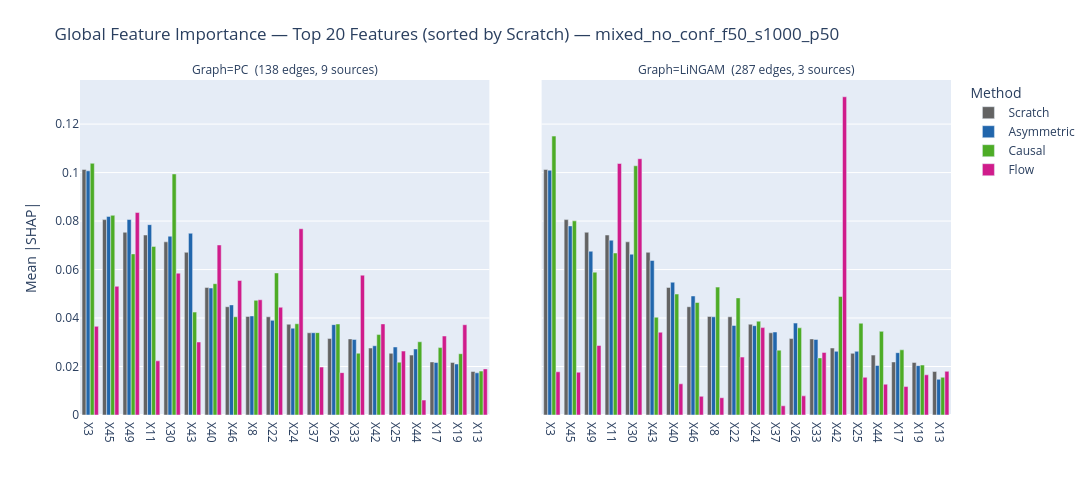

Notebook code cell kept with this figure:
### Markdown cell above
## 4. Global Feature Importance Comparison

Mean absolute SHAP value per feature.  
**Left panel** — ShapleyFromScratch + PC-graph methods.  
**Right panel** — ShapleyFromScratch + LiNGAM-graph methods.  
Features are sorted (left → right) by ShapleyFromScratch importance.

### Code cell
# ── Mean absolute SHAP per feature ───────────────────────────────────────
mean_abs = {name: np.abs(sv).mean(axis=0) for name, sv in shap_data.items()}

# Top-N features ranked by Scratch
scratch_rank  = np.argsort(mean_abs["Scratch"])[::-1][:N_TOP_FEATURES]
top_features  = [feature_names[i] for i in scratch_rank]

# ── Build long-format DataFrame (one row per feature × method × graph) ───
PC_METHODS     = ["Scratch", "Asymmetric (PC)",     "Causal (PC)",     "Flow (PC)"]
LINGAM_METHODS = ["Scratch", "Asymmetric (LiNGAM)", "Causal (LiNGAM)", "Flow (LiNGAM)"]

rows = []
for method in PC_METHODS:
    src_key = "Scratch" if method == "Scratch" else method
    if src_key not in mean_abs:
        continue
    label = method.replace(" (PC)", "")
    for fi in scratch_rank:
        rows.append(dict(
            Feature=feature_names[fi],
            Method=label,
            Graph=f"PC  ({pc_edges} edges, {pc_sources} sources)",
            Importance=float(mean_abs[src_key][fi]),
        ))

for method in LINGAM_METHODS:
    src_key = "Scratch" if method == "Scratch" else method
    if src_key not in mean_abs:
        continue
    label = method.replace(" (LiNGAM)", "")
    for fi in scratch_rank:
        rows.append(dict(
            Feature=feature_names[fi],
            Method=label,
            Graph=f"LiNGAM  ({lingam_edges} edges, {lingam_sources} sources)",
            Importance=float(mean_abs[src_key][fi]),
        ))

df_imp = pd.DataFrame(rows)
df_imp["Feature"] = pd.Categorical(df_imp["Feature"], categories=top_features, ordered=True)

# ── Plot ──────────────────────────────────────────────────────────────────
fig_imp = px.bar(
    df_imp,
    x="Feature", y="Importance", color="Method",
    barmode="group",
    facet_col="Graph",
    facet_col_spacing=0.06,
    category_orders={
        "Feature": top_features,
        "Method":  ["Scratch", "Asymmetric", "Causal", "Flow"],
    },
    color_discrete_map={
        "Scratch":     METHOD_COLORS["Scratch"],
        "Asymmetric":  METHOD_COLORS["Asymmetric"],
        "Causal":      METHOD_COLORS["Causal"],
        "Flow":        METHOD_COLORS["ShapleyFlow"],
    },
    labels={"Importance": "Mean |SHAP|", "Feature": ""},
    title=(
        f"Global Feature Importance — Top {N_TOP_FEATURES} Features "
        f"(sorted by Scratch) — {DATASET}"
    ),
    height=480,
    width=1300,
)

# Shared y-axis so both panels are directly comparable
fig_imp.update_yaxes(matches="y")
fig_imp.update_layout(
    legend_title_text="Method",
    margin=dict(t=80, b=60),
)
fig_imp.show()

### Figure 1 — Plotly figure (JSON) as saved in the notebook; plotly's stock layout.template omitted (floating-point values rounded to 4 significant figures)
{"data": [{"alignmentgroup": "True", "hovertemplate": "Method=Scratch<br>Graph=PC  (138 edges, 9 sources)<br>=%{x}<br>Mean |SHAP|=%{y}<extra></extra>", "legendgroup": "Scratch", "marker": {"color": "#636363", "pattern": {"shape": ""}}, "name": "Scratch", "offsetgroup": "Scratch", "orientation": "v", "showlegend": true, "textposition": "auto", "type": "bar", "x": ["X3", "X45", "X49", "X11", "X30", "X43", "X40", "X46", "X8", "X22", "X24", "X37", "X26", "X33", "X42", "X25", "X44", "X17", "X19", "X13"], "xaxis": "x", "y": [0.1013, 0.08059, 0.07537, 0.07425, 0.07143, 0.06711, 0.05261, 0.04466, 0.04066, 0.0405, 0.03745, 0.03391, 0.03153, 0.03139, 0.02763, 0.02544, 0.0247, 0.02189, 0.02168, 0.01793], "yaxis": "y"}, {"alignmentgroup": "True", "hovertemplate": "Method=Scratch<br>Graph=LiNGAM  (287 edges, 3 sources)<br>=%{x}<br>Mean |SHAP|=%{y}<extra></extra>", "legendgroup": "Scratch", "marker": {"color": "#636363", "pattern": {"shape": ""}}, "name": "Scratch", "offsetgroup": "Scratch", "orientation": "v", "showlegend": false, "textposition": "auto", "type": "bar", "x": ["X3", "X45", "X49", "X11", "X30", "X43", "X40", "X46", "X8", "X22", "X24", "X37", "X26", "X33", "X42", "X25", "X44", "X17", "X19", "X13"], "xaxis": "x2", "y": [0.1013, 0.08059, 0.07537, 0.07425, 0.07143, 0.06711, 0.05261, 0.04466, 0.04066, 0.0405, 0.03745, 0.03391, 0.03153, 0.03139, 0.02763, 0.02544, 0.0247, 0.02189, 0.02168, 0.01793], "yaxis": "y2"}, {"alignmentgroup": "True", "hovertemplate": "Method=Asymmetric<br>Graph=PC  (138 edges, 9 sources)<br>=%{x}<br>Mean |SHAP|=%{y}<extra></extra>", "legendgroup": "Asymmetric", "marker": {"color": "#2166ac", "pattern": {"shape": ""}}, "name": "Asymmetric", "offsetgroup": "Asymmetric", "orientation": "v", "showlegend": true, "textposition": "auto", "type": "bar", "x": ["X3", "X45", "X49", "X11", "X30", "X43", "X40", "X46", "X8", "X22", "X24", "X37", "X26", "X33", "X42", "X25", "X44", "X17", "X19", "X13"], "xaxis": "x", "y": [0.1007, 0.08191, 0.08063, 0.07851, 0.07375, 0.07496, 0.05237, 0.04542, 0.04087, 0.03903, 0.03582, 0.03394, 0.03727, 0.03116, 0.02858, 0.02806, 0.02725, 0.02165, 0.02103, 0.0174], "yaxis": "y"}, {"alignmentgroup": "True", "hovertemplate": "Method=Asymmetric<br>Graph=LiNGAM  (287 edges, 3 sources)<br>=%{x}<br>Mean |SHAP|=%{y}<extra></extra>", "legendgroup": "Asymmetric", "marker": {"color": "#2166ac", "pattern": {"shape": ""}}, "name": "Asymmetric", "offsetgroup": "Asymmetric", "orientation": "v", "showlegend": false, "textposition": "auto", "type": "bar", "x": ["X3", "X45", "X49", "X11", "X30", "X43", "X40", "X46", "X8", "X22", "X24", "X37", "X26", "X33", "X42", "X25", "X44", "X17", "X19", "X13"], "xaxis": "x2", "y": [0.101, 0.078, 0.06755, 0.0721, 0.06633, 0.06374, 0.05477, 0.0491, 0.0405, 0.03693, 0.03684, 0.03424, 0.03791, 0.03117, 0.02627, 0.02626, 0.02043, 0.02572, 0.02036, 0.01472], "yaxis": "y2"}, {"alignmentgroup": "True", "hovertemplate": "Method=Causal<br>Graph=PC  (138 edges, 9 sources)<br>=%{x}<br>Mean |SHAP|=%{y}<extra></extra>", "legendgroup": "Causal", "marker": {"color": "#4dac26", "pattern": {"shape": ""}}, "name": "Causal", "offsetgroup": "Causal", "orientation": "v", "showlegend": true, "textposition": "auto", "type": "bar", "x": ["X3", "X45", "X49", "X11", "X30", "X43", "X40", "X46", "X8", "X22", "X24", "X37", "X26", "X33", "X42", "X25", "X44", "X17", "X19", "X13"], "xaxis": "x", "y": [0.1038, 0.08236, 0.06645, 0.06955, 0.09943, 0.04245, 0.05416, 0.04052, 0.0473, 0.05859, 0.03764, 0.03397, 0.03755, 0.02549, 0.03318, 0.02181, 0.0302, 0.02781, 0.02528, 0.01811], "yaxis": "y"}, {"alignmentgroup": "True", "hovertemplate": "Method=Causal<br>Graph=LiNGAM  (287 edges, 3 sources)<br>=%{x}<br>Mean |SHAP|=%{y}<extra></extra>", "legendgroup": "Causal", "marker": {"color": "#4dac26", "pattern": {"shape": ""}}, "name": "Causal", "offsetgroup": "Causal", "orientation": "v", "showlegend": false, "textposition": "auto", "type": "bar", "x": ["X3", "X45", "X49", "X11", "X30", "X43", "X40", "X46", "X8", "X22", "X24", "X37", "X26", "X33", "X42", "X25", "X44", "X17", "X19", "X13"], "xaxis": "x2", "y": [0.115, 0.08007, 0.05892, 0.06682, 0.1028, 0.04035, 0.04989, 0.0464, 0.05275, 0.0483, 0.03869, 0.02676, 0.03595, 0.02355, 0.0489, 0.03784, 0.0345, 0.02688, 0.02061, 0.01555], "yaxis": "y2"}, {"alignmentgroup": "True", "hovertemplate": "Method=Flow<br>Graph=PC  (138 edges, 9 sources)<br>=%{x}<br>Mean |SHAP|=%{y}<extra></extra>", "legendgroup": "Flow", "marker": {"color": "#d01c8b", "pattern": {"shape": ""}}, "name": "Flow", "offsetgroup": "Flow", "orientation": "v", "showlegend": true, "textposition": "auto", "type": "bar", "x": ["X3", "X45", "X49", "X11", "X30", "X43", "X40", "X46", "X8", "X22", "X24", "X37", "X26", "X33", "X42", "X25", "X44", "X17", "X19", "X13"], "xaxis": "x", "y": [0.03656, 0.05308, 0.08352, 0.02233, 0.0585, 0.0301, 0.07014, 0.0555, 0.04753, 0.04444, 0.07682, 0.01977, 0.01747, 0.05768, 0.03757, 0.02637, 0.006139, 0.03258, 0.03724, 0.01902], "yaxis": "y"}, {"alignmentgroup": "True", "hovertemplate": "Method=Flow<br>Graph=LiNGAM  (287 edges, 3 sources)<br>=%{x}<br>Mean |SHAP|=%{y}<extra></extra>", "legendgroup": "Flow", "marker": {"color": "#d01c8b", "pattern": {"shape": ""}}, "name": "Flow", "offsetgroup": "Flow", "orientation": "v", "showlegend": false, "textposition": "auto", "type": "bar", "x": ["X3", "X45", "X49", "X11", "X30", "X43", "X40", "X46", "X8", "X22", "X24", "X37", "X26", "X33", "X42", "X25", "X44", "X17", "X19", "X13"], "xaxis": "x2", "y": [0.01782, 0.01764, 0.02867, 0.1037, 0.1057, 0.03414, 0.01287, 0.007705, 0.007127, 0.02389, 0.03605, 0.0038, 0.007895, 0.02581, 0.1313, 0.01555, 0.01271, 0.01173, 0.01659, 0.01801], "yaxis": "y2"}], "layout": {"annotations": [{"font": {}, "showarrow": false, "text": "Graph=PC  (138 edges, 9 sources)", "x": 0.235, "xanchor": "center", "xref": "paper", "y": 1, "yanchor": "bottom", "yref": "paper"}, {"font": {}, "showarrow": false, "text": "Graph=LiNGAM  (287 edges, 3 sources)", "x": 0.765, "xanchor": "center", "xref": "paper", "y": 1, "yanchor": "bottom", "yref": "paper"}], "barmode": "group", "height": 480, "legend": {"title": {"text": "Method"}, "tracegroupgap": 0}, "margin": {"b": 60, "t": 80}, "title": {"text": "Global Feature Importance — Top 20 Features (sorted by Scratch) — mixed_no_conf_f50_s1000_p50"}, "width": 1300, "xaxis": {"anchor": "y", "categoryarray": ["X3", "X45", "X49", "X11", "X30", "X43", "X40", "X46", "X8", "X22", "X24", "X37", "X26", "X33", "X42", "X25", "X44", "X17", "X19", "X13"], "categoryorder": "array", "domain": [0, 0.47], "title": {"text": ""}}, "xaxis2": {"anchor": "y2", "categoryarray": ["X3", "X45", "X49", "X11", "X30", "X43", "X40", "X46", "X8", "X22", "X24", "X37", "X26", "X33", "X42", "X25", "X44", "X17", "X19", "X13"], "categoryorder": "array", "domain": [0.53, 1], "matches": "x", "title": {"text": ""}}, "yaxis": {"anchor": "x", "domain": [0, 1], "matches": "y", "title": {"text": "Mean |SHAP|"}}, "yaxis2": {"anchor": "x2", "domain": [0, 1], "matches": "y", "showticklabels": false}}}
